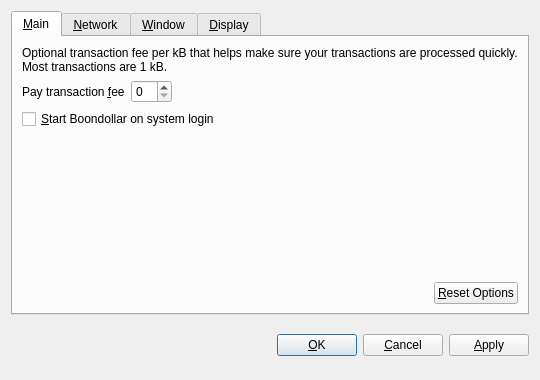
<?xml version="1.0" encoding="UTF-8"?>
<ui version="4.0">
 <class>OptionsDialog</class>
 <widget class="QDialog" name="OptionsDialog">
  <property name="geometry">
   <rect>
    <x>0</x>
    <y>0</y>
    <width>540</width>
    <height>380</height>
   </rect>
  </property>
  <property name="windowTitle">
   <string>Options</string>
  </property>
  <property name="modal">
   <bool>true</bool>
  </property>
  <layout class="QVBoxLayout" name="verticalLayout">
   <item>
    <widget class="QTabWidget" name="tabWidget">
     <property name="tabPosition">
      <enum>QTabWidget::North</enum>
     </property>
     <property name="currentIndex">
      <number>0</number>
     </property>
     <widget class="QWidget" name="tabMain">
      <attribute name="title">
       <string>&amp;Main</string>
      </attribute>
      <layout class="QVBoxLayout" name="verticalLayout_Main">
       <item>
        <widget class="QLabel" name="transactionFeeInfoLabel">
         <property name="text">
          <string>Optional transaction fee per kB that helps make sure your transactions are processed quickly. Most transactions are 1 kB.</string>
         </property>
         <property name="textFormat">
          <enum>Qt::PlainText</enum>
         </property>
         <property name="wordWrap">
          <bool>true</bool>
         </property>
        </widget>
       </item>
       <item>
        <layout class="QHBoxLayout" name="horizontalLayout_1_Main">
         <item>
          <widget class="QLabel" name="transactionFeeLabel">
           <property name="text">
            <string>Pay transaction &amp;fee</string>
           </property>
           <property name="textFormat">
            <enum>Qt::PlainText</enum>
           </property>
           <property name="buddy">
            <cstring>transactionFee</cstring>
           </property>
          </widget>
         </item>
         <item>
          <widget class="BitcoinAmountField" name="transactionFee"/>
         </item>
         <item>
          <spacer name="horizontalSpacer_1_Main">
           <property name="orientation">
            <enum>Qt::Horizontal</enum>
           </property>
           <property name="sizeHint" stdset="0">
            <size>
             <width>40</width>
             <height>20</height>
            </size>
           </property>
          </spacer>
         </item>
        </layout>
       </item>
       <item>
        <widget class="QCheckBox" name="bitcoinAtStartup">
         <property name="toolTip">
          <string>Automatically start Boondollar after logging in to the system.</string>
         </property>
         <property name="text">
          <string>&amp;Start Boondollar on system login</string>
         </property>
        </widget>
       </item>
       <item>
        <spacer name="verticalSpacer_Main">
         <property name="orientation">
          <enum>Qt::Vertical</enum>
         </property>
         <property name="sizeHint" stdset="0">
          <size>
           <width>20</width>
           <height>40</height>
          </size>
         </property>
        </spacer>
       </item>
       <item>
        <layout class="QHBoxLayout" name="horizontalLayout_2_Main">
         <item>
          <spacer name="horizontalSpacer_2_Main">
           <property name="orientation">
            <enum>Qt::Horizontal</enum>
           </property>
           <property name="sizeHint" stdset="0">
            <size>
             <width>40</width>
             <height>20</height>
            </size>
           </property>
          </spacer>
         </item>
         <item>
          <widget class="QPushButton" name="resetButton">
           <property name="toolTip">
            <string>Reset all client options to default.</string>
           </property>
           <property name="text">
            <string>&amp;Reset Options</string>
           </property>
           <property name="autoDefault">
            <bool>false</bool>
           </property>
          </widget>
         </item>
        </layout>
       </item>
      </layout>
     </widget>
     <widget class="QWidget" name="tabNetwork">
      <attribute name="title">
       <string>&amp;Network</string>
      </attribute>
      <layout class="QVBoxLayout" name="verticalLayout_Network">
       <item>
        <widget class="QCheckBox" name="mapPortUpnp">
         <property name="toolTip">
          <string>Automatically open the Boondollar client port on the router. This only works when your router supports UPnP and it is enabled.</string>
         </property>
         <property name="text">
          <string>Map port using &amp;UPnP</string>
         </property>
        </widget>
       </item>
       <item>
        <widget class="QCheckBox" name="connectSocks">
         <property name="toolTip">
          <string>Connect to the Boondollar network through a SOCKS proxy (e.g. when connecting through Tor).</string>
         </property>
         <property name="text">
          <string>&amp;Connect through SOCKS proxy:</string>
         </property>
        </widget>
       </item>
       <item>
        <layout class="QHBoxLayout" name="horizontalLayout_Network">
         <item>
          <widget class="QLabel" name="proxyIpLabel">
           <property name="text">
            <string>Proxy &amp;IP:</string>
           </property>
           <property name="textFormat">
            <enum>Qt::PlainText</enum>
           </property>
           <property name="buddy">
            <cstring>proxyIp</cstring>
           </property>
          </widget>
         </item>
         <item>
          <widget class="QValidatedLineEdit" name="proxyIp">
           <property name="maximumSize">
            <size>
             <width>140</width>
             <height>16777215</height>
            </size>
           </property>
           <property name="toolTip">
            <string>IP address of the proxy (e.g. 127.0.0.1)</string>
           </property>
          </widget>
         </item>
         <item>
          <widget class="QLabel" name="proxyPortLabel">
           <property name="text">
            <string>&amp;Port:</string>
           </property>
           <property name="textFormat">
            <enum>Qt::PlainText</enum>
           </property>
           <property name="buddy">
            <cstring>proxyPort</cstring>
           </property>
          </widget>
         </item>
         <item>
          <widget class="QLineEdit" name="proxyPort">
           <property name="maximumSize">
            <size>
             <width>55</width>
             <height>16777215</height>
            </size>
           </property>
           <property name="toolTip">
            <string>Port of the proxy (e.g. 9050)</string>
           </property>
          </widget>
         </item>
         <item>
          <widget class="QLabel" name="socksVersionLabel">
           <property name="text">
            <string>SOCKS &amp;Version:</string>
           </property>
           <property name="textFormat">
            <enum>Qt::PlainText</enum>
           </property>
           <property name="buddy">
            <cstring>socksVersion</cstring>
           </property>
          </widget>
         </item>
         <item>
          <widget class="QValueComboBox" name="socksVersion">
           <property name="toolTip">
            <string>SOCKS version of the proxy (e.g. 5)</string>
           </property>
          </widget>
         </item>
         <item>
          <spacer name="horizontalSpacer_Network">
           <property name="orientation">
            <enum>Qt::Horizontal</enum>
           </property>
           <property name="sizeHint" stdset="0">
            <size>
             <width>40</width>
             <height>20</height>
            </size>
           </property>
          </spacer>
         </item>
        </layout>
       </item>
       <item>
        <spacer name="verticalSpacer_Network">
         <property name="orientation">
          <enum>Qt::Vertical</enum>
         </property>
         <property name="sizeHint" stdset="0">
          <size>
           <width>20</width>
           <height>40</height>
          </size>
         </property>
        </spacer>
       </item>
      </layout>
     </widget>
     <widget class="QWidget" name="tabWindow">
      <attribute name="title">
       <string>&amp;Window</string>
      </attribute>
      <layout class="QVBoxLayout" name="verticalLayout_Window">
       <item>
        <widget class="QCheckBox" name="minimizeToTray">
         <property name="toolTip">
          <string>Show only a tray icon after minimizing the window.</string>
         </property>
         <property name="text">
          <string>&amp;Minimize to the tray instead of the taskbar</string>
         </property>
        </widget>
       </item>
       <item>
        <widget class="QCheckBox" name="minimizeOnClose">
         <property name="toolTip">
          <string>Minimize instead of exit the application when the window is closed. When this option is enabled, the application will be closed only after selecting Quit in the menu.</string>
         </property>
         <property name="text">
          <string>M&amp;inimize on close</string>
         </property>
        </widget>
       </item>
       <item>
        <spacer name="verticalSpacer_Window">
         <property name="orientation">
          <enum>Qt::Vertical</enum>
         </property>
         <property name="sizeHint" stdset="0">
          <size>
           <width>20</width>
           <height>40</height>
          </size>
         </property>
        </spacer>
       </item>
      </layout>
     </widget>
     <widget class="QWidget" name="tabDisplay">
      <attribute name="title">
       <string>&amp;Display</string>
      </attribute>
      <layout class="QVBoxLayout" name="verticalLayout_Display">
       <item>
        <layout class="QHBoxLayout" name="horizontalLayout_1_Display">
         <item>
          <widget class="QLabel" name="langLabel">
           <property name="text">
            <string>User Interface &amp;language:</string>
           </property>
           <property name="textFormat">
            <enum>Qt::PlainText</enum>
           </property>
           <property name="buddy">
            <cstring>lang</cstring>
           </property>
          </widget>
         </item>
         <item>
          <widget class="QValueComboBox" name="lang">
           <property name="toolTip">
            <string>The user interface language can be set here. This setting will take effect after restarting Boondollar.</string>
           </property>
          </widget>
         </item>
        </layout>
       </item>
       <item>
        <layout class="QHBoxLayout" name="horizontalLayout_2_Display">
         <item>
          <widget class="QLabel" name="unitLabel">
           <property name="text">
            <string>&amp;Unit to show amounts in:</string>
           </property>
           <property name="textFormat">
            <enum>Qt::PlainText</enum>
           </property>
           <property name="buddy">
            <cstring>unit</cstring>
           </property>
          </widget>
         </item>
         <item>
          <widget class="QValueComboBox" name="unit">
           <property name="toolTip">
            <string>Choose the default subdivision unit to show in the interface and when sending coins.</string>
           </property>
          </widget>
         </item>
        </layout>
       </item>
       <item>
        <widget class="QCheckBox" name="displayAddresses">
         <property name="toolTip">
          <string>Whether to show Boondollar addresses in the transaction list or not.</string>
         </property>
         <property name="text">
          <string>&amp;Display addresses in transaction list</string>
         </property>
        </widget>
       </item>
       <item>
        <widget class="QCheckBox" name="coinControlFeatures">
         <property name="toolTip">
          <string>Whether to show coin control features or not.</string>
         </property>
         <property name="text">
          <string>Display coin &amp;control features (experts only!)</string>
         </property>
        </widget>
       </item>
       <item>
        <spacer name="verticalSpacer_Display">
         <property name="orientation">
          <enum>Qt::Vertical</enum>
         </property>
         <property name="sizeHint" stdset="0">
          <size>
           <width>20</width>
           <height>40</height>
          </size>
         </property>
        </spacer>
       </item>
      </layout>
     </widget>
    </widget>
   </item>
   <item>
    <layout class="QHBoxLayout" name="horizontalLayout_Buttons">
     <item>
      <spacer name="horizontalSpacer_1">
       <property name="orientation">
        <enum>Qt::Horizontal</enum>
       </property>
       <property name="sizeHint" stdset="0">
        <size>
         <width>40</width>
         <height>48</height>
        </size>
       </property>
      </spacer>
     </item>
     <item>
      <widget class="QLabel" name="statusLabel">
       <property name="font">
        <font>
         <weight>75</weight>
         <bold>true</bold>
        </font>
       </property>
       <property name="text">
        <string/>
       </property>
       <property name="textFormat">
        <enum>Qt::PlainText</enum>
       </property>
       <property name="wordWrap">
        <bool>true</bool>
       </property>
      </widget>
     </item>
     <item>
      <spacer name="horizontalSpacer_2">
       <property name="orientation">
        <enum>Qt::Horizontal</enum>
       </property>
       <property name="sizeHint" stdset="0">
        <size>
         <width>40</width>
         <height>48</height>
        </size>
       </property>
      </spacer>
     </item>
     <item>
      <widget class="QPushButton" name="okButton">
       <property name="text">
        <string>&amp;OK</string>
       </property>
      </widget>
     </item>
     <item>
      <widget class="QPushButton" name="cancelButton">
       <property name="text">
        <string>&amp;Cancel</string>
       </property>
       <property name="autoDefault">
        <bool>false</bool>
       </property>
      </widget>
     </item>
     <item>
      <widget class="QPushButton" name="applyButton">
       <property name="text">
        <string>&amp;Apply</string>
       </property>
       <property name="autoDefault">
        <bool>false</bool>
       </property>
      </widget>
     </item>
    </layout>
   </item>
  </layout>
 </widget>
 <customwidgets>
  <customwidget>
   <class>BitcoinAmountField</class>
   <extends>QSpinBox</extends>
   <header>bitcoinamountfield.h</header>
  </customwidget>
  <customwidget>
   <class>QValueComboBox</class>
   <extends>QComboBox</extends>
   <header>qvaluecombobox.h</header>
  </customwidget>
  <customwidget>
   <class>QValidatedLineEdit</class>
   <extends>QLineEdit</extends>
   <header>qvalidatedlineedit.h</header>
  </customwidget>
 </customwidgets>
 <resources/>
 <connections/>
</ui>
